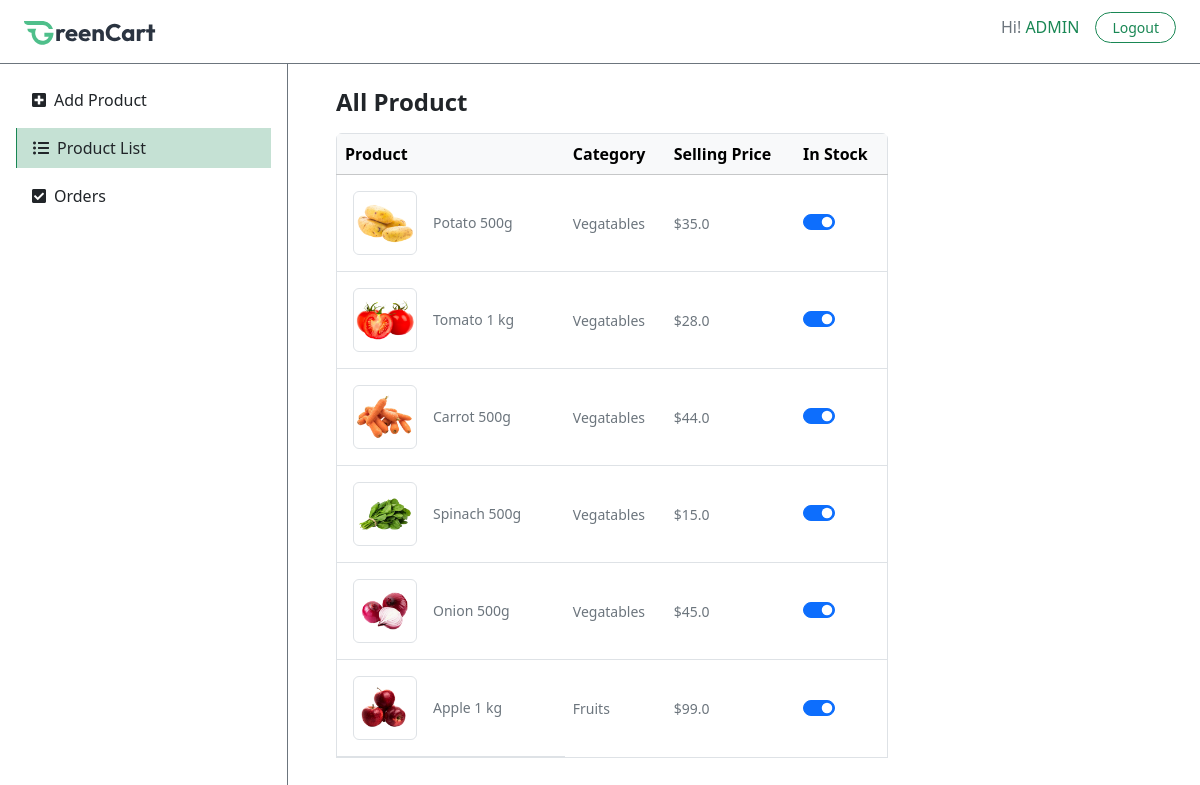
The app's page /product_list/ (signed in) with its own data.
### Egrossery/models.py (models this page shows, shortened)
class Product(models.Model):
    image1 =  models.ImageField(upload_to='product_image')
    image2 =  models.ImageField(upload_to='product_image')
    image3 =  models.ImageField(upload_to='product_image')
    name = models.CharField(max_length=100)
    description = models.TextField()
    category = models.ForeignKey(category, on_delete=models.CASCADE)
    price = models.FloatField()

class category(models.Model):
    name = models.CharField(max_length=50)
    def __str__(self):
        return self.name

### Egrossery/views.py (the view)
# urls.py: path('product_list/', views.product_list, name='product_list'),
@staff_member_required
def product_list(request):
    product = Product.objects.all()
    return render(request, 'admin/product_list.html', {'products': product, 'active_page': 'list'})

### templates/admin/product_list.html
{% extends "admin/layout.html" %}
{% block content %}
    <section class="ps-5 pt-4 mb-5 w-50">
            <h2 class="text-dark fs-4 fw-semibold mb-3">All Product</h2>
            <div class="table-responsive rounded">
                <table class="table border rounded align-middle text-nowrap">
                    <thead class="table-light">
                        <tr>
                            <th class="rounded-top-start">Product</th>
                            <th>Category</th>
                            <th>Selling Price</th>
                            <th class="rounded-top-end">In Stock</th>
                        </tr>
                    </thead>
                    <tbody>
                        {% for product in products %}
                            <tr>
                                <td class="d-flex align-items-center gap-3 p-3">
                                    <div class="border rounded d-flex align-items-center justify-content-center"
                                        style="width: 64px; height: 64px;">
                                        <img src="{{  product.image1.url  }}"
                                            alt="Tomato" class="img-fluid" width="64" height="64">
                                    </div>
                                    <span class="text-secondary small">{{ product.name  }}</span>
                                </td>
                                <td class="text-secondary small">{{ product.category }}</td>
                                <td class="text-secondary small">${{ product.price }}</td>
                                <td>
                                    <div class="form-check form-switch">
                                        <input class="form-check-input" type="checkbox" checked>
                                    </div>
                                </td>
                            </tr>
                        {% endfor %}
                    </tbody>
                </table>
            </div>
    </section>
{% endblock %}

### templates/admin/layout.html (shortened to what this page needs)
<!DOCTYPE html>
<html lang="en">
<head>
    <link href="https://cdn.jsdelivr.net/npm/bootstrap@5.3.3/dist/css/bootstrap.min.css" rel="stylesheet" />
    <link href="https://cdnjs.cloudflare.com/ajax/libs/font-awesome/5.15.3/css/all.min.css" rel="stylesheet" />
    {% load static %}
</head>
<body>
    <header class="d-flex justify-content-between align-items-center border-bottom border-secondary px-4"
        style="height: 64px;">
        <div class="d-flex align-items-center position-relative">
            <a href="{% url "home" %}">
                <img src="{% static "greencart_assets/logo.svg" %}" alt="GreenCart logo icon with green color" class="">
            </a>
        </div>
        <div class="d-flex align-items-center gap-3 text-secondary small">
            <h6>Hi!
                <span class='text-uppercase text-success'>{{ user.username }}</span>
            </h6>
            <a href="{% url "logout_dash" %}" type="button" class="btn btn-outline-success btn-sm rounded-pill px-3 py-1 mb-2">Logout</a>
        </div>
    </header>
    <main class="d-flex" style="min-height: calc(100vh - 64px);">
        <nav id="sidebar" class="border-end border-secondary p-3" style="width: 18rem;">
            <a href="{% url 'admin_dash' %}"
                class="nav-link d-flex align-items-center gap-2 px-3 py-2 text-dark
                {% if active_page == 'add' %}bg-success bg-opacity-25 border-start border-success fw-medium{% endif %}">
                <i class="fas fa-plus-square"></i> Add Product
            </a>
            <a href="{% url 'product_list' %}"
                class="nav-link d-flex align-items-center gap-2 px-3 py-2 text-dark mt-2
                {% if active_page == 'list' %}bg-success bg-opacity-25 border-start border-success fw-medium{% endif %}">
                <i class="fas fa-list-ul"></i> Product List
            </a>
            <a href="{% url "order_list" %}"
                class="nav-link d-flex align-items-center gap-2 px-3 py-2 text-dark mt-2
                {% if active_page == 'odr' %}bg-success bg-opacity-25 border-start border-success fw-medium{% endif %}">
                <i class="fas fa-check-square"></i> Orders
            </a>
        </nav>
        {% block content %}
        {% endblock content %}
    </main>
</body>
</html>

### records on screen
Product: image1 (picture), name "Potato 500g", category "Vegatables", price "35.0"
Product: image1 (picture), name "Tomato 1 kg", category "Vegatables", price "28.0"
Product: image1 (picture), name "Carrot 500g", category "Vegatables", price "44.0"
Product: image1 (picture), name "Spinach 500g", category "Vegatables", price "15.0"
Product: image1 (picture), name "Onion 500g", category "Vegatables", price "45.0"
Product: image1 (picture), name "Apple 1 kg", category "Fruits", price "99.0"

### other values on screen
{{ user.username }} "ADMIN"
